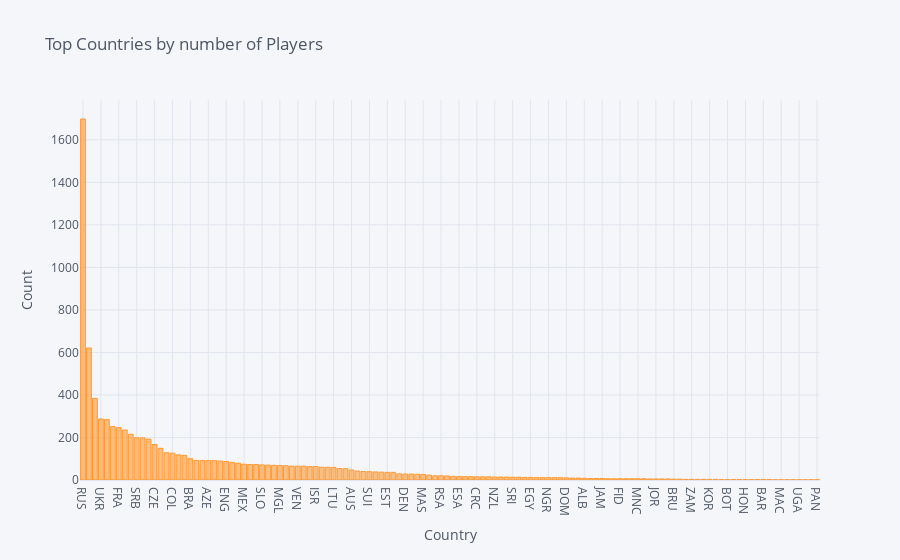

Source (notebook cell):
### Markdown cell above
# DATA VISUALIZATION

### Code cell
top_country = df['Country'].value_counts()
top_country.iplot(kind='bar', xTitle='Country', yTitle='Count', title='Top Countries by number of Players')

### Figure 1 — Plotly figure (JSON) as saved in the notebook; plotly's stock layout.template omitted (floating-point values rounded to 4 significant figures)
{"data": [{"marker": {"color": "rgba(255, 153, 51, 0.6)", "line": {"color": "rgba(255, 153, 51, 1.0)", "width": 1}}, "name": "Country", "orientation": "v", "text": "", "type": "bar", "x": ["RUS", "GER", "POL", "UKR", "IND", "ESP", "FRA", "CUB", "HUN", "SRB", "CHN", "USA", "CZE", "ROU", "GEO", "COL", "VIE", "NED", "BRA", "ITA", "BUL", "AZE", "BLR", "KAZ", "ENG", "CRO", "INA", "MEX", "IRI", "GRE", "SLO", "SVK", "ARG", "MGL", "AUT", "ARM", "VEN", "TUR", "PHI", "ISR", "LAT", "UZB", "LTU", "ECU", "CAN", "AUS", "SWE", "NOR", "SUI", "MDA", "TKM", "EST", "PER", "CHI", "DEN", "BEL", "BIH", "MAS", "POR", "BOL", "RSA", "SGP", "WLS", "ESA", "IRL", "IRQ", "CRC", "MKD", "SCO", "NZL", "ISL", "MNE", "SRI", "ALG", "KGZ", "EGY", "PUR", "FIN", "NGR", "BAN", "MYA", "DOM", "SYR", "LUX", "ALB", "LBN", "GUA", "JAM", "NCA", "KSA", "FID", "MAR", "UAE", "MNC", "TJK", "URU", "JOR", "JPN", "ANG", "BRU", "THA", "TTO", "ZAM", "HKG", "LBA", "KOR", "PAR", "SUR", "BOT", "GCI", "MLT", "HON", "AHO", "SEY", "BAR", "ZIM", "BER", "MAC", "CPV", "NAM", "UGA", "QAT", "MAD", "PAN"], "y": [1698, 621, 384, 287, 284, 251, 246, 235, 215, 199, 198, 192, 167, 149, 128, 126, 118, 116, 100, 92, 92, 91, 91, 89, 87, 83, 79, 74, 73, 73, 71, 70, 69, 68, 67, 65, 65, 65, 63, 63, 60, 60, 59, 54, 53, 47, 42, 40, 39, 38, 37, 36, 36, 29, 28, 28, 27, 26, 23, 20, 20, 19, 17, 16, 16, 16, 15, 15, 15, 14, 14, 14, 13, 13, 12, 12, 11, 11, 11, 11, 11, 10, 9, 9, 8, 7, 7, 7, 6, 6, 6, 6, 6, 6, 6, 5, 5, 5, 5, 4, 4, 3, 3, 3, 3, 3, 3, 2, 2, 2, 2, 2, 2, 2, 2, 2, 1, 1, 1, 1, 1, 1, 1, 1]}], "layout": {"legend": {"bgcolor": "#F5F6F9", "font": {"color": "#4D5663"}}, "paper_bgcolor": "#F5F6F9", "plot_bgcolor": "#F5F6F9", "title": {"font": {"color": "#4D5663"}, "text": "Top Countries by number of Players"}, "xaxis": {"gridcolor": "#E1E5ED", "showgrid": true, "tickfont": {"color": "#4D5663"}, "title": {"font": {"color": "#4D5663"}, "text": "Country"}, "zerolinecolor": "#E1E5ED"}, "yaxis": {"gridcolor": "#E1E5ED", "showgrid": true, "tickfont": {"color": "#4D5663"}, "title": {"font": {"color": "#4D5663"}, "text": "Count"}, "zerolinecolor": "#E1E5ED"}}}
